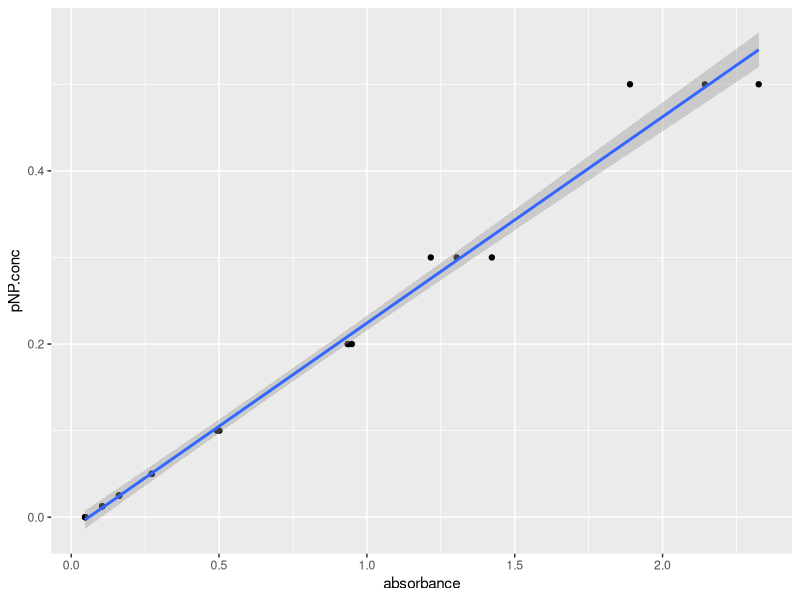
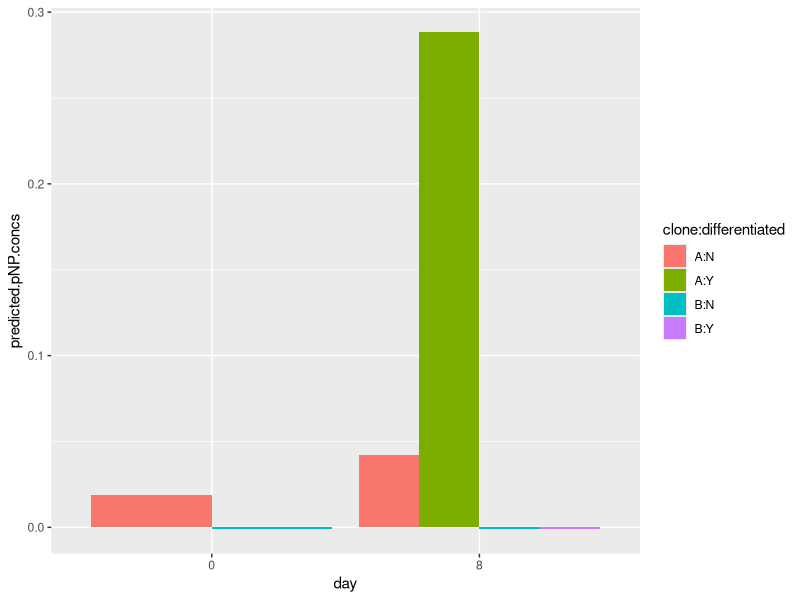
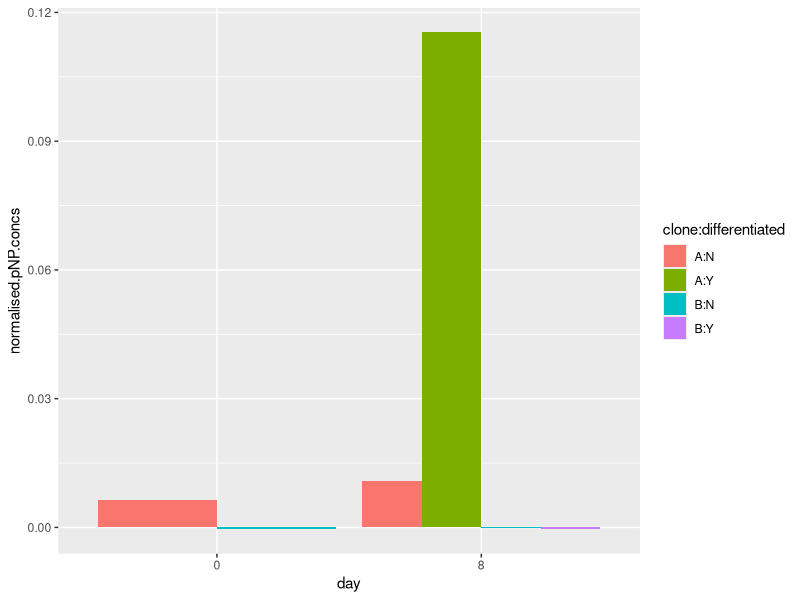
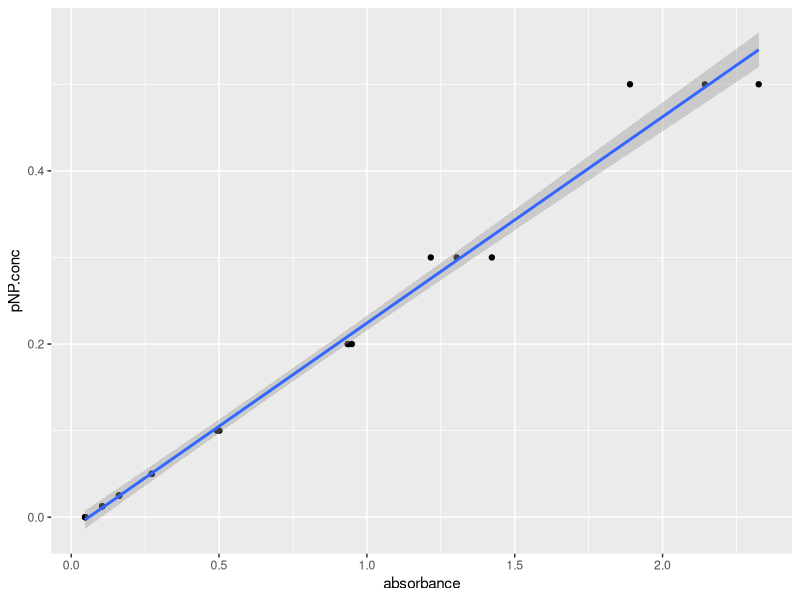

Recreate these plots in R, in order.
# #install a new package
# install.packages("gganimate")

library(tidyverse)
library(readxl)
library(ggpubr)
library(gganimate)

# read the standard curve data
# skipping the first three lines, and specifying the first sheet
pnp.calibration <- read_excel("raw-data/BIO00066I-pNP-example-data-2025-26.xlsx", sheet=1, skip=3)

#check what we have
view(pnp.calibration)

pnp.calibration.pivot <- 
  pnp.calibration |> 
  select(-mean.abs, -standard.deviation) |>
  pivot_longer(-pNP.conc, names_to = "rep", values_to = "absorbance")
view(pnp.calibration.pivot)

pnp.calibration.pivot <- relocate(pnp.calibration.pivot, absorbance)


#plot, saving the plot in an object called 'pNP.plot'
pNP.plot <- pnp.calibration.pivot |>
  ggplot(aes(x=absorbance, y=pNP.conc))+
  geom_point()+
  geom_smooth(method="lm")

#show the plot
pNP.plot


#save as a jpeg
#has a 'date stamp' (2025-03-21) in the name
ggsave("BIO66I-pNP-standard-curve.jpeg",pNP.plot,width=7,height=7)


# make a linear model so we can predict pNP concentration from absorbanceance values
linear_model <- lm(pNP.conc ~ absorbance , data = pnp.calibration.pivot)


# read in experimental pNP data for unknown samples, skipping the first line
pnp.experimental <- read_excel("raw-data/BIO00066I-pNP-example-data-2025-26.xlsx", sheet=2, skip=1)

#check what we have
glimpse(pnp.experimental)

pnp.experimental <- pnp.experimental |> 
  rowwise() |> 
  mutate(absorbance=mean(c(absorb.rep1,absorb.rep2,absorb.rep3),na.rm=T)) 


#calculate predicted pNP concentration using the linear model
predictions.from.lm <- predict(linear_model,pnp.experimental)

#Add these predictions from the linear model (predictions.from.lm)
#As a new column
pnp.experimental$predicted.pNP.concs = predictions.from.lm

#check what we have
glimpse(pnp.experimental)


##divide the predicted.pNP.concs column by the DNA_ug_per_ml column
pnp.experimental <- pnp.experimental |> 
  mutate(normalised.pNP.concs = predicted.pNP.concs / DNA_ug_per_ml)

# check what we have now
names(pnp.experimental)


pnp.experimental$day <-as.factor(pnp.experimental$day)
pnp.experimental$clone <-as.factor(pnp.experimental$clone)
pnp.experimental$differentiated <-as.factor(pnp.experimental$differentiated)

#make the plot
ggplot(data=pnp.experimental, aes(x=day, y=predicted.pNP.concs,fill=clone:differentiated)) +
  geom_bar(stat="identity", position=position_dodge())


# first check that data columns we have 
names(pnp.experimental)

#make the plot using the normalised.pNP.concs as y values
ggplot(data=pnp.experimental, aes(x=day, y=normalised.pNP.concs,fill=clone:differentiated)) +
  geom_bar(stat="identity", position=position_dodge())


# #load data from a URL
# points <- read_csv(url("https://djeffares.github.io/BIO66I/data/processed-points-data.csv"),
#                  col_types = cols(LID = col_factor(),TID = col_factor(),pid = col_factor())
# )
# 
# #check what we have
# glimpse(points)
# head(points)
# 

# points |>
#   ggplot(aes(x=clone,y=log10(velocity)))+
#   geom_violin()+
#   stat_compare_means()

# ?glimpse

# points |>
#   ggplot(aes(x=normalised.x,y=normalised.y,colour=clone))+
#   geom_point(size=1,alpha=0.2)+
#   facet_wrap(~LID)+
#   geom_hline(yintercept = 0,colour = "grey",linetype = "dashed")+
#   geom_vline(xintercept = 0,colour = "grey",linetype = "dashed")+
#   theme_classic2()
# 
# #If we want to show just one clone add this line after 'points |>'
# #filter(clone == "A")|>

# 
# # plot the paths taken by the cells in lineage 4 of clone A, colouring by tracking ID (TID)
# points |>
#   filter(clone == "A" & LID==4) |>
#   # Convert TID to factor with numeric ordering
#   mutate(TID = factor(TID, levels = sort(as.numeric(as.character(unique(TID)))))) |>
#   ggplot(aes(x=normalised.x,y=normalised.y,colour=time))+
#   geom_point(size=1)+
#   facet_wrap(~TID)
# 

# static.plot <-points |>
#   filter(clone == "B", LID == 1) |>
#   ggplot(aes(x=normalised.x,y=normalised.y, colour=TID))+
#   geom_point(size=10, pch=1,lwd=2)
# static.plot

# #set up the animation code
# animated.plot <- static.plot +
#   transition_time(time) +
#   shadow_mark(past = T, future=F, alpha=0.5)
# 
# #check the animation worked
# animate(animated.plot, width =800, height = 800)

# #save the animation as a gif
# #make sure you use a sensible file name
# anim_save("cloneB.lineage2.gif", animated.plot)

# ?glimpse

# #load the data
# pnp.calibration<-read_excel("raw-data/alkaline-phosphatase-activity-assay-real-data.xlsx",sheet=2)
# 
# #rename the 'differentiated' column 'induced', which describes it better
# names(pnp.calibration)[3]<-'induced'

# #set day, clone and induced columns to be factors
# pnp.calibration$day <-as.factor(pnp.calibration$day)
# pnp.calibration$clone <-as.factor(pnp.calibration$clone)
# pnp.calibration$induced <-as.factor(pnp.calibration$induced)
# 
# #this is what we have:
# head(pnp.calibration)

# pnp.calibration.pivot<-pnp.calibration |>
#   pivot_longer(cols=!c(day,clone,induced), names_to = "rep", values_to = "absorbance")
# 
# #this is what we have now
# head(pnp.calibration.pivot)

# ggplot(pnp.calibration.pivot, aes(x = clone, y = absorbance, colour = day))+
#   geom_boxplot()+
#   theme_classic()

# ggplot(pnp.calibration.pivot, aes(x = clone, y = absorbance, colour = day))+
#   geom_boxplot()+
#   theme_classic()+
#   facet_wrap(~induced)

# #we save the result in an object called aov.result.additive
# aov.result.add <- aov(absorbance ~ day + clone + induced, data = pnp.calibration.pivot)

# summary(aov.result.add)

# 
# #run the ANOVA
# aov.result.mult  <- aov(absorbance ~ day * clone * induced, data = pnp.calibration.pivot)
# 
# #to view the results
# summary(aov.result.mult)
